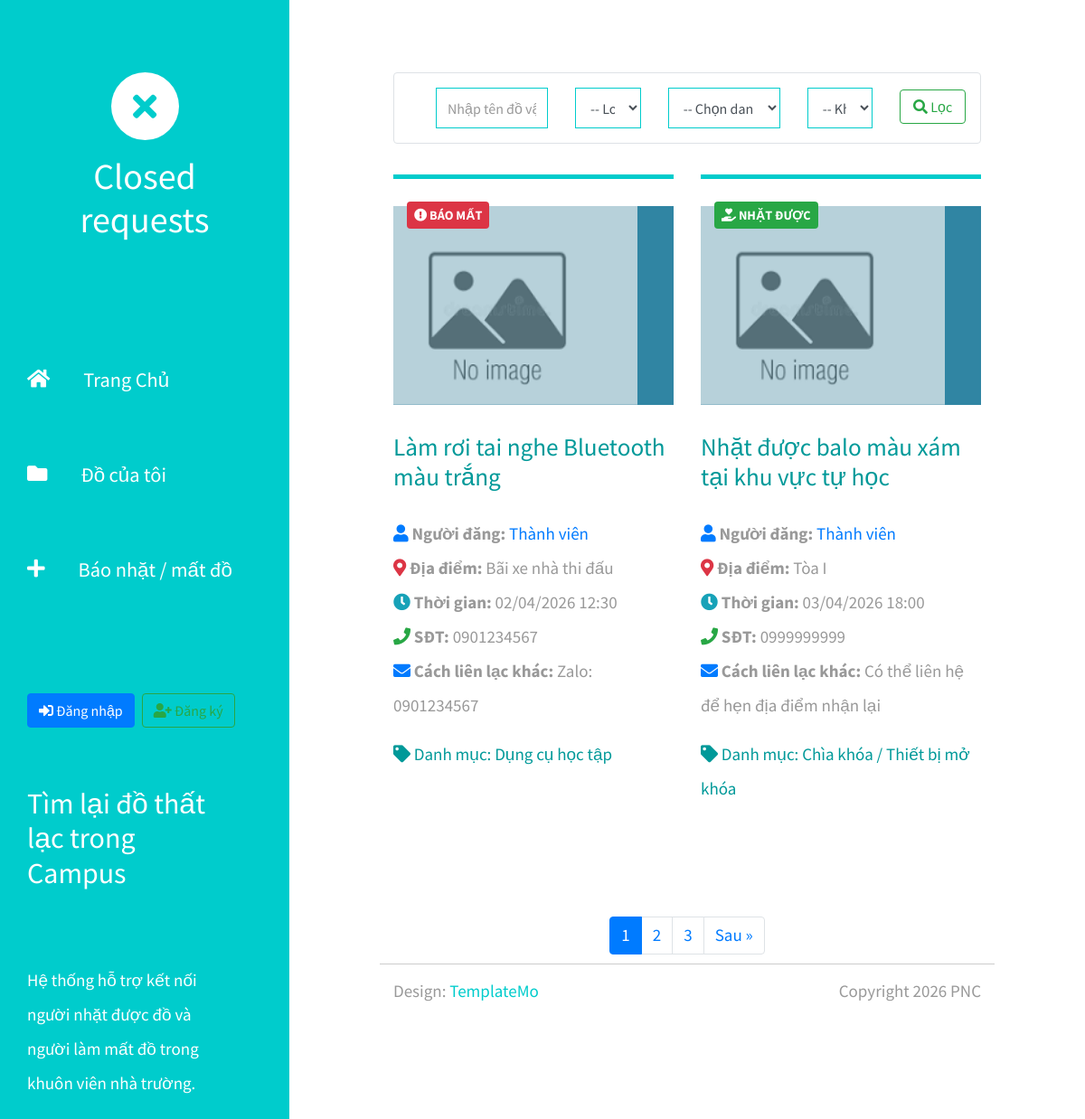
The app's page /itemclosed.php with its own data.
### tables this page shows
CREATE TABLE Items (
    item_id INT AUTO_INCREMENT PRIMARY KEY,
    user_id INT DEFAULT NULL,                        
    category_id INT DEFAULT NULL,                    
    location_id INT DEFAULT NULL,                    
    
    title VARCHAR(255) NOT NULL,
    description TEXT NOT NULL,
    type ENUM('LOST', 'FOUND') NOT NULL,             
    image_url VARCHAR(255) DEFAULT NULL,
    date_event DATETIME NOT NULL,                    
    
    contact_phone VARCHAR(20) NOT NULL,              
    alt_contact TEXT DEFAULT NULL,                   
    
    status ENUM('OPEN', 'RESOLVED', 'CLOSED') DEFAULT 'OPEN', 
     
     
     
    
    created_at TIMESTAMP DEFAULT CURRENT_TIMESTAMP,
    updated_at TIMESTAMP DEFAULT CURRENT_TIMESTAMP ON UPDATE CURRENT_TIMESTAMP,
    
     
    CONSTRAINT fk_items_users FOREIGN KEY (user_id) REFERENCES Users(user_id) ON DELETE SET NULL,
    CONSTRAINT fk_items_categories FOREIGN KEY (category_id) REFERENCES Categories(category_id) ON DELETE SET NULL,
    CONSTRAINT fk_items_locations FOREIGN KEY (location_id) REFERENCES Locations(location_id) ON DELETE SET NULL
);

CREATE TABLE Locations (
    location_id INT AUTO_INCREMENT PRIMARY KEY,
    location_name VARCHAR(100) NOT NULL
);

CREATE TABLE Categories (
    category_id INT AUTO_INCREMENT PRIMARY KEY,
    category_name VARCHAR(100) NOT NULL
);

### itemclosed.php (the view, shortened to what this page needs)
<?php
require_once 'db.php';
$limit = 6;
$page = isset($_GET['page']) && is_numeric($_GET['page']) ? intval($_GET['page']) : 1;
$offset = ($page - 1) * $limit;
$total_sql = "SELECT COUNT(*) AS total FROM Items";
$total_result = $conn->query($total_sql);
$total_rows = $total_result->fetch_assoc()['total'];
$total_pages = ceil($total_rows / $limit);
$sql = "SELECT Items.*, Categories.category_name, Locations.location_name
        FROM Items
        LEFT JOIN Categories ON Items.category_id = Categories.category_id
        LEFT JOIN Locations ON Items.location_id = Locations.location_id
        WHERE Items.status = 'CLOSED'
        ORDER BY Items.created_at DESC
        LIMIT $limit OFFSET $offset";
$result = $conn->query($sql);
?>
<!DOCTYPE html>
<html lang="en">
<head>
	<link rel="stylesheet" href="fontawesome/css/all.min.css">
    <link href="css/bootstrap.min.css" rel="stylesheet">
    <link href="css/templatemo-xtra-blog.css" rel="stylesheet">
    <link href="css/custom.css" rel="stylesheet">
</head>
<body>
	<header class="tm-header" id="tm-header">
        <div class="tm-header-wrapper">
            <div class="tm-site-header">
                <div class="mb-3 mx-auto tm-site-logo"><i class="fas fa-times fa-2x"></i></div>
                <h1 class="text-center">Closed requests</h1>
            </div>
            <nav class="tm-nav" id="tm-nav">
                <ul>
                    <li class="tm-nav-item"><a href="index.php" class="tm-nav-link">
                        <i class="fas fa-home"></i>Trang Chủ</a></li>
                    <li class="tm-nav-item"><a href="itemself.php" class="tm-nav-link">
                        <i class="fas fa-folder"></i>Đồ của tôi</a></li>
                    <li class="tm-nav-item"><a href="itempost.php" class="tm-nav-link">
                        <i class="fas fa-plus"></i>Báo nhặt / mất đồ</a></li>
                </ul>
            </nav>
            <div class="tm-mb-65 user-auth-box">
                <?php if (isset($_SESSION['user_id'])): ?>
                    <div class="user-profile-info p-3 mb-2 bg-light rounded text-dark">
                        <div class="font-weight-bold" style="font-size: 1.1rem;">
                            <i class="fas fa-user-circle mr-1"></i> <?php echo htmlspecialchars($_SESSION['fullname'] ?? 'Thành viên'); ?>
                        </div>
                        <div class="text-muted small">
                            <i class="fas fa-envelope mr-1"></i> <?php echo htmlspecialchars($_SESSION['email'] ?? ''); ?>
                        </div>
                    </div>
                    <a href="logout.php" class="btn btn-outline-danger btn-block btn-sm">
                        <i class="fas fa-sign-out-alt"></i> Đăng xuất
                    </a>
                <?php else: ?>
                    <div class="d-flex flex-column flex-sm-row gap-2">
                        <a href="login.php" class="btn btn-primary mr-0 mr-sm-2 mb-2 mb-sm-0">
                            <i class="fas fa-sign-in-alt"></i> Đăng nhập
                        </a>
                        <a href="register.php" class="btn btn-outline-success">
                            <i class="fas fa-user-plus"></i> Đăng ký
                        </a>
                    </div>
                <?php endif; ?>
            </div>
            <h2 class="tm-mb-80 pr-5 text-white">
                Tìm lại đồ thất lạc trong Campus
            </h2>
            <p class="tm-mb-80 pr-5 text-white">Hệ thống hỗ trợ kết nối người nhặt được đồ và người làm mất đồ trong khuôn viên nhà trường.</p>
        </div>
    </header>
    <div class="container-fluid">
        <main class="tm-main">
            <div class="row tm-row mb-4">
                <div class="col-12">
                    <form method="GET" action="index.php" class="form-inline tm-search-form bg-white p-3 border rounded">
                        <div class="row w-100 g-2">
                            <div class="col-md-3">
                                <input class="form-control w-100" type="text" name="keyword" placeholder="Nhập tên đồ vật, đặc điểm...">
                            </div>
                            <div class="col-md-2">
                                <select name="type" class="form-control w-100">
                                    <option value="">-- Loại tin --</option>
                                </select>
                            </div>
                            <div class="col-md-3">
                                <select name="category_id" class="form-control w-100">
                                    <option value="">-- Chọn danh mục --</option>
                                </select>
                            </div>
                            <div class="col-md-2">
                                <select name="location_id" class="form-control w-100">
                                    <option value="">-- Khu vực --</option>
                                </select>
                            </div>
                            <div class="col-md-2">
                                <button class="btn btn-outline-success w-100" type="submit">
                                    <i class="fas fa-search"></i> Lọc
                                </button>
                            </div>
                        </div>
                    </form>
                </div>
            </div>
            <div class="row tm-row">
                <?php if ($result && $result->num_rows > 0): ?>
                    <?php while($row = $result->fetch_assoc()): ?>
                        <article class="col-12 col-md-6 tm-post">
                            <hr class="tm-hr-primary">
                            <a href="#" class="effect-lily tm-post-link tm-pt-20">
                                <div class="tm-post-link-inner">
                                    <img src="<?php echo !empty($row['image_url']) ? $row['image_url'] : 'img/default.png'; ?>" alt="Image" class="img-fluid" style="height: 220px; width: 100%; object-fit: cover;">
                                </div>
                                <?php if($row['type'] == 'LOST'): ?>
                                    <span class="badge badge-danger p-2 style-badge" style="position: absolute; top: 15px; left: 15px;">
                                        <i class="fas fa-exclamation-circle"></i> BÁO MẤT
                                    </span>
                                <?php else: ?>
                                    <span class="badge badge-success p-2 style-badge" style="position: absolute; top: 15px; left: 15px;">
                                        <i class="fas fa-hand-holding-heart"></i> NHẶT ĐƯỢC
                                    </span>
                                <?php endif; ?>
                                <h2 class="tm-pt-30 tm-color-primary tm-post-title"><?php echo htmlspecialchars($row['title']); ?></h2>
                            </a>
                            <p class="tm-pt-20">
                                <strong><i class="fas fa-user text-primary"></i> Người đăng:</strong> <a href="about-user.php?id=<?php echo $row['user_id']; ?>"><?php echo htmlspecialchars($row['fullname'] ?? 'Thành viên'); ?></a><br>
                                <strong><i class="fas fa-map-marker-alt text-danger"></i> Địa điểm:</strong> <?php echo htmlspecialchars($row['location_name'] ?? 'Khác'); ?><br>
                                <strong><i class="fas fa-clock text-info"></i> Thời gian:</strong> <?php echo date('d/m/Y H:i', strtotime($row['date_event'])); ?><br>
                                <strong><i class="fas fa-phone text-success"></i> SĐT:</strong> <?php echo htmlspecialchars($row['contact_phone']); ?><br>
                                <strong><i class="fas fa-envelope text-primary"></i> Cách liên lạc khác:</strong> <?php echo htmlspecialchars($row['alt_contact']); ?>
                            </p>
                            <div class="d-flex justify-content-between tm-pt-10 mb-4">
                                <span class="tm-color-primary"><i class="fas fa-tag"></i> Danh mục: <?php echo htmlspecialchars($row['category_name'] ?? 'Khác'); ?></span>
                            </div>
                        </article>
                    <?php endwhile; ?>
                <?php else: ?>
                    <div class="col-12 text-center py-5">
                        <h4>Chưa có bài đăng nào trong hệ thống!</h4>
                    </div>
                <?php endif; ?>
            </div>
            <?php if ($total_pages > 1): ?>
            <div class="row tm-row mt-4">
                <div class="col-12 d-flex justify-content-center">
                    <nav aria-label="Page navigation">
                        <ul class="pagination">
                            <?php for ($i = 1; $i <= $total_pages; $i++): ?>
                                <li class="page-item <?php echo ($i == $page) ? 'active' : ''; ?>">
                                    <a class="page-link" href="index.php?page=<?php echo $i; ?>"><?php echo $i; ?></a>
                                </li>
                            <?php endfor; ?>
                            <?php if ($page < $total_pages): ?>
                                <li class="page-item">
                                    <a class="page-link" href="index.php?page=<?php echo $page + 1; ?>">Sau &raquo;</a>
                                </li>
                            <?php endif; ?>
                        </ul>
                    </nav>
                </div>
            </div>
            <?php endif; ?>
            <footer class="row tm-row">
                <hr class="col-12">
                <div class="col-md-6 col-12 tm-color-gray">
                    Design: <a rel="nofollow" target="_parent" href="https://templatemo.com" class="tm-external-link">TemplateMo</a>
                </div>
                <div class="col-md-6 col-12 tm-color-gray tm-copyright">
                    Copyright 2026 PNC
                </div>
            </footer>
        </main>
    </div>
</body>
</html>

### records on screen
items: type "LOST" (drawn), title "Làm rơi tai nghe Bluetooth màu trắng", fullname "Thành viên", location.location_name "Bãi xe nhà thi đấu", date_event "02/04/2026 12:30", contact_phone "0901234567", alt_contact "Zalo: 0901234567", category.category_name "Dụng cụ học tập"
items: type "FOUND" (drawn), title "Nhặt được balo màu xám tại khu vực tự học", fullname "Thành viên", location.location_name "Tòa I", date_event "03/04/2026 18:00", contact_phone "0999999999", alt_contact "Có thể liên hệ để hẹn địa điểm nhận lại", category.category_name "Chìa khóa / Thiết bị mở khóa"
